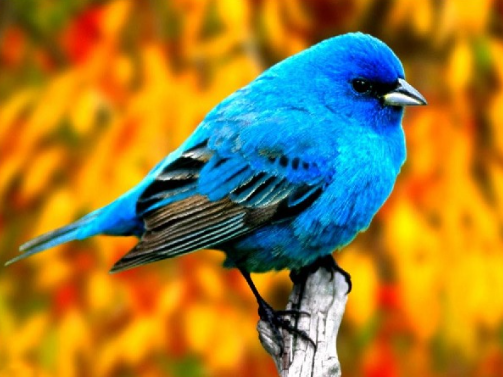
#> input picture Citra/citra_rgb.png, 503 x 377 px, found by its file name
$ python histogram_analysis.py
#> lines starting #> are read from the running program, lines starting #| are printed output that depends on the picture; after the words box and inside, x2 and y2 are one past the last pixel; in counts of white or black regions, pixels touching at a corner belong together
import cv2
import numpy as np
import matplotlib.pyplot as plt

image_path = r"D:\KULIAH\Akademis\Sem 3\PCD\PCD\Citra\citra_rgb.png"

image = cv2.imread(image_path, cv2.IMREAD_GRAYSCALE)
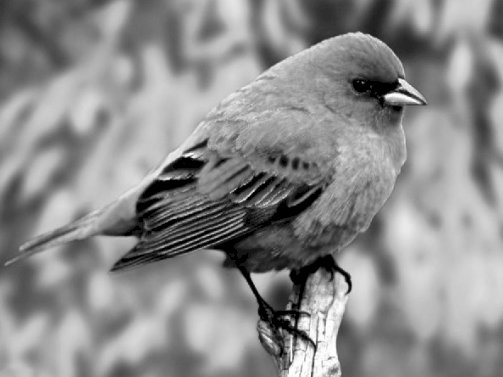
#> image: shape (377, 503); min 0, max 255, mean 140

image_original = cv2.imread(image_path, cv2.IMREAD_COLOR)
#> image_original is the input picture: shape (377, 503, 3); mean B, G, R 50.3, 124, 156
if image is None:
    print("Gambar tidak ditemukan. Periksa kembali lokasi file.")
    raise SystemExit

image_rgb = cv2.cvtColor(image_original, cv2.COLOR_BGR2RGB)

tinggi, lebar = image.shape
#> tinggi = 377; lebar = 503
total_piksel = tinggi * lebar
#> total_piksel = 189631

# MENGHITUNG HISTOGRAM
histogram = [0] * 256

for y in range(tinggi):
    for x in range(lebar):
        intensitas = image[y, x]
        histogram[intensitas] += 1
#> after the loop, histogram = 256 values, max 4130 at index 0, min 0 at index 6, mean 740.7

# MENGHITUNG CDF
cdf = [0.0] * 256
kumulatif = 0

for i in range(256):
    kumulatif += histogram[i]
    cdf[i] = kumulatif / total_piksel
#> this loop made 256 passes
#> kumulatif on passes 1 to 3: 4130, 4152, 4159
#> after the loop, cdf = 256 values from 0.0218 to 1; kumulatif = 189631

# METODE 1: CDF > 0.5
threshold_cdf = 0

for i in range(256):
    if cdf[i] > 0.5:
        threshold_cdf = i
        break

# Terapkan thresholding CDF
hasil_cdf = np.zeros_like(image)

for y in range(tinggi):
    for x in range(lebar):
        if image[y, x] > threshold_cdf:
            hasil_cdf[y, x] = 255
        else:
            hasil_cdf[y, x] = 0
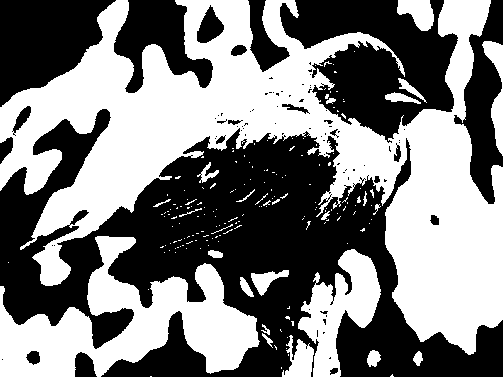
#> hasil_cdf: shape (377, 503); 49.6% white; 181 white regions (155 under 20 px), largest, box (x1, y1, x2, y2) and area: (0, 0, 503, 355) 67813, (0, 236, 260, 377) 16244, (298, 249, 381, 377) 5008

# METODE 2: VALLEY DETECTION

# Menghaluskan histogram dengan moving average
hist_halus = [0.0] * 256
ukuran_jendela = 11
radius = ukuran_jendela // 2

for i in range(256):
    awal = max(0, i - radius)
    akhir = min(255, i + radius)

    jumlah = 0
    banyak = 0

    for j in range(awal, akhir + 1):
        jumlah += histogram[j]
        banyak += 1

    hist_halus[i] = jumlah / banyak
#> after the loop, hist_halus = 256 values, max 1776.7 at index 195, min 0.273 at index 14, mean 736.6

# Mencari puncak
kandidat_puncak = []
radius_prominence = ukuran_jendela * 3

for i in range(1, 255):
    if hist_halus[i] >= hist_halus[i - 1] and hist_halus[i] > hist_halus[i + 1]:
        awal_kiri = max(0, i - radius_prominence)
        awal_kanan = min(255, i + radius_prominence)

        lembah_kiri = min(hist_halus[awal_kiri:i + 1])
        lembah_kanan = min(hist_halus[i:awal_kanan + 1])
        prominence = hist_halus[i] - max(lembah_kiri, lembah_kanan)

        kandidat_puncak.append((i, prominence))
#> this loop made 254 passes
#> (lembah_kiri, lembah_kanan, prominence) on passes 10, 12, 16, 26, 31, 33, 39, 44, 48, 51, 55, 58: (0.727, 0.273, 0), (0.455, 0.273, 0.0909), (0.273, 109, 73.55), (0.273, 109, 182.2), (0.273, 192.9, 11.45), (0.273, 192.9, 11.36), (0.273, 192.9, 95.36), (0.273, 259.1, 23.73), (0.273, 259.1, 92.45), (109, 259.1, 90), (109, 329.5, 11.82), (109, 329.5, 3.91)
#> after the loop, kandidat_puncak = 44 pairs, first value 10 to 254, second value 0 to 509

# Pilih dua puncak paling menonjol yang cukup berjauhan
kandidat_puncak.sort(key=lambda item: item[1], reverse=True)
jarak_minimum = ukuran_jendela * 3
puncak_terpilih = []

for posisi, prominence in kandidat_puncak:
    if all(abs(posisi - p) >= jarak_minimum for p in puncak_terpilih):
        puncak_terpilih.append(posisi)

    if len(puncak_terpilih) == 2:
        break
#> this loop made 9 passes
#> (posisi, prominence) on passes 1 to 9: (195, 509), (197, 470.5), (183, 315.2), (187, 293.8), (185, 278.7), (177, 236.7), (175, 234.1), (181, 230), (114, 187)
#> after the loop, puncak_terpilih = [195, 114]

if len(puncak_terpilih) < 2:
    raise ValueError(
        "Tidak ditemukan dua puncak histogram yang cukup terpisah. "
        "Coba ubah ukuran_jendela atau periksa histogram citra."
    )

puncak1, puncak2 = sorted(puncak_terpilih)
#> puncak1 = 114; puncak2 = 195

# Mencari lembah di antara kedua puncak
threshold_valley = puncak1
#> threshold_valley = 114

for i in range(puncak1 + 1, puncak2 + 1):
    if hist_halus[i] < hist_halus[threshold_valley]:
        threshold_valley = i
#> after the loop, threshold_valley = 118

# Terapkan thresholding Valley
hasil_valley = np.zeros_like(image)

for y in range(tinggi):
    for x in range(lebar):
        if image[y, x] > threshold_valley:
            hasil_valley[y, x] = 255
        else:
            hasil_valley[y, x] = 0
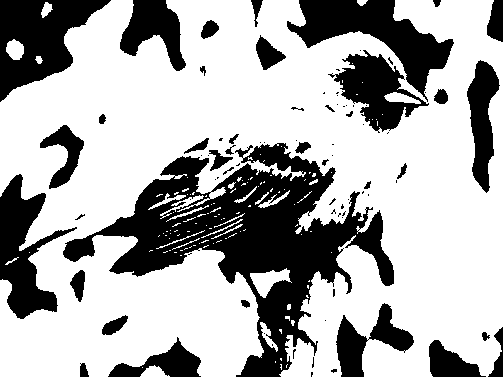
#> hasil_valley: shape (377, 503); 68.1% white; 83 black regions (45 under 20 px), largest, box (x1, y1, x2, y2) and area: (63, 143, 394, 377) 25434, (287, 0, 454, 102) 6108, (0, 0, 111, 102) 5925

# MENAMPILKAN NILAI
print("Total piksel:", total_piksel)
#| Total piksel: 189631
print("Total piksel yang dihitung histogram:", sum(histogram))
#| Total piksel yang dihitung histogram: 189631
print()
print("METODE 1 - CDF")
print("Threshold CDF:", threshold_cdf)
print()
print("METODE 2 - VALLEY DETECTION")
print("Puncak pertama otomatis:", puncak1)
#| Puncak pertama otomatis: 114
print("Puncak kedua otomatis:", puncak2)
#| Puncak kedua otomatis: 195
print("Threshold Valley:", threshold_valley)
#| Threshold Valley: 118

cv2.imwrite("hasil_cdf.png", hasil_cdf)
cv2.imwrite("hasil_valley.png", hasil_valley)

# VISUALISASI
fig = plt.figure(
    "Histogram Analysis - CDF dan Valley Detection",
    figsize=(18, 11),
    dpi=100
)
gs = fig.add_gridspec(
    3, 1,
    height_ratios=[0.35, 1.8, 1.8],
    hspace=0.28
)

# CITRA ASLI
original_gs = gs[0].subgridspec(1, 3, wspace=0)
ax_original = fig.add_subplot(original_gs[0, 1])
ax_original.imshow(image_rgb)
ax_original.set_title("Citra Asli Berwarna", fontsize=10, pad=2)
ax_original.axis("off")


# METODE CDF
cdf_gs = gs[1].subgridspec(1, 4, wspace=0.32)

ax1 = fig.add_subplot(cdf_gs[0, 0])
ax1.imshow(image, cmap="gray", vmin=0, vmax=255)
ax1.set_title("Citra Grayscale - CDF")
ax1.axis("off")

ax2 = fig.add_subplot(cdf_gs[0, 1])
ax2.bar(range(256), histogram, width=1)
ax2.axvline(
    threshold_cdf, linestyle="--",
    label=f"Threshold = {threshold_cdf}"
)
ax2.set_title("Histogram Intensitas")
ax2.set_xlabel("Intensitas Piksel")
ax2.set_ylabel("Jumlah Piksel")
ax2.legend(fontsize=8)

ax3 = fig.add_subplot(cdf_gs[0, 2])
ax3.plot(range(256), cdf, label="CDF")
ax3.axhline(0.5, linestyle="--", label="CDF = 0.5")
ax3.axvline(
    threshold_cdf, linestyle="--",
    label=f"Threshold = {threshold_cdf}"
)
ax3.set_title("Cumulative Distribution Function")
ax3.set_xlabel("Intensitas Piksel")
ax3.set_ylabel("CDF")
ax3.legend(fontsize=8)

ax4 = fig.add_subplot(cdf_gs[0, 3])
ax4.imshow(hasil_cdf, cmap="gray", vmin=0, vmax=255)
ax4.set_title(f"Hasil Thresholding CDF (T = {threshold_cdf})")
ax4.axis("off")

# METODE VALLEY DETECTION
valley_gs = gs[2].subgridspec(1, 4, wspace=0.32)

ax5 = fig.add_subplot(valley_gs[0, 0])
ax5.imshow(image, cmap="gray", vmin=0, vmax=255)
ax5.set_title("Citra Grayscale - Valley")
ax5.axis("off")

ax6 = fig.add_subplot(valley_gs[0, 1:3])
ax6.bar(
    range(256), histogram, width=1, alpha=0.4,
    label="Histogram Asli"
)
ax6.plot(range(256), hist_halus, label="Histogram Halus")
ax6.axvline(puncak1, linestyle=":", label=f"Puncak 1 = {puncak1}")
ax6.axvline(puncak2, linestyle=":", label=f"Puncak 2 = {puncak2}")
ax6.axvline(
    threshold_valley, linestyle="--",
    label=f"Threshold Valley = {threshold_valley}"
)
ax6.set_title("Histogram dan Valley Detection")
ax6.set_xlabel("Intensitas Piksel")
ax6.set_ylabel("Jumlah Piksel")
ax6.legend(fontsize=8)

ax7 = fig.add_subplot(valley_gs[0, 3])
ax7.imshow(hasil_valley, cmap="gray", vmin=0, vmax=255)
ax7.set_title(f"Hasil Thresholding Valley (T = {threshold_valley})")
ax7.axis("off")

fig.subplots_adjust(top=0.97, bottom=0.06, left=0.045, right=0.985)
plt.savefig("hasil_histogram_analysis.png", dpi=100)
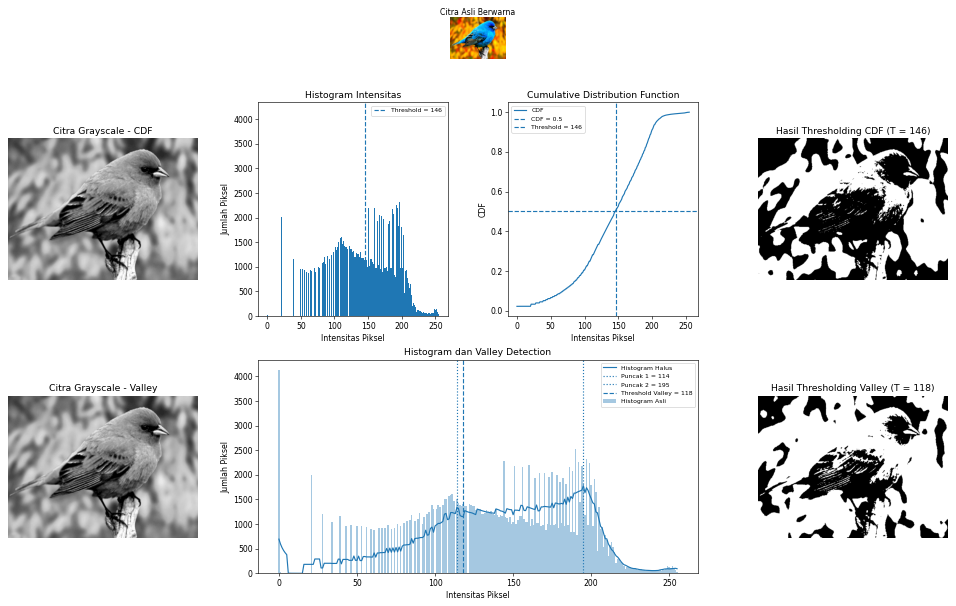
#> figure drawn by matplotlib, 8 panels; panel 3: tallest bar 4130 high, from x = -0.5 to 0.5; panel 4: curve peaks at x = 255, y = 1; panel 7: tallest bar 4130 high, from x = -0.5 to 0.5; panel 7: curve peaks at x = 195, y = 1776.7
plt.show()
